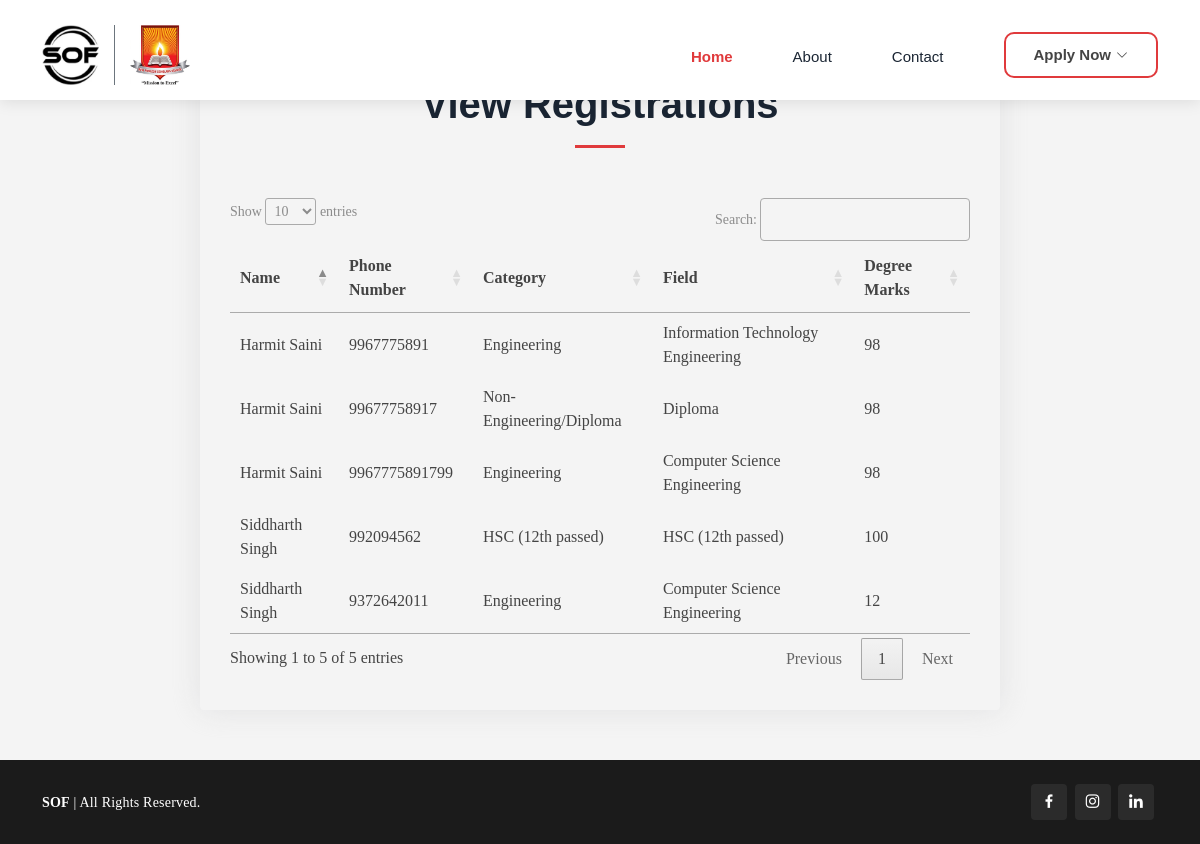
/pageview.php, run on an earlier commit of the app's database.
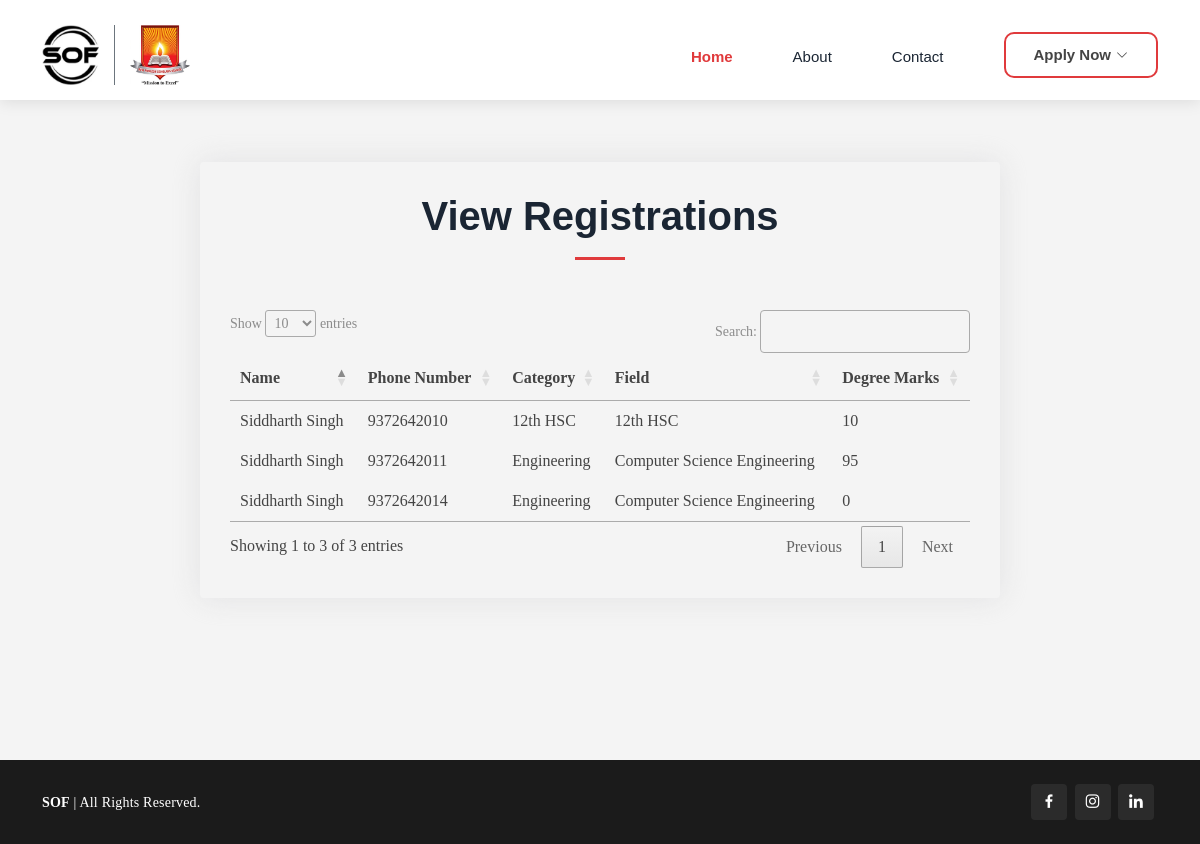
And on a later commit of the database.
### tables this page shows
CREATE TABLE `students` (
  `id` int(11) NOT NULL,
  `first_name` varchar(50) NOT NULL,
  `last_name` varchar(50) NOT NULL,
  `phone` bigint(15) NOT NULL,
  `email` varchar(500) NOT NULL,
  `college` varchar(250) NOT NULL,
  `category` varchar(100) NOT NULL,
  `field` varchar(300) NOT NULL,
  `tenth_marks` float NOT NULL,
  `twelfth_marks` float NOT NULL DEFAULT 0,
  `degree_marks` float NOT NULL DEFAULT 0,
  `year_of_passing` int(11) NOT NULL,
  `path` varchar(1000) NOT NULL,
  `dob` date NOT NULL,
  `attended` int(11) NOT NULL DEFAULT 0
);

### pageview.php (the view, shortened to what this page needs)
<?php include("./connect.php") ?>
<!DOCTYPE html>
<html lang="en">
  <head>
    <link
      href="https://api.fontshare.com/v2/css?f[]=poppins@900,500,400,300,800,700,600&f[]=hind@400,500&display=swap"
      rel="stylesheet"
    />
    <link href="assets/vendor/aos/aos.css" rel="stylesheet" />
    <link
      href="assets/vendor/bootstrap/css/bootstrap.min.css"
      rel="stylesheet"
    />
    <link
      href="assets/vendor/bootstrap-icons/bootstrap-icons.css"
      rel="stylesheet"
    />
    <link href="assets/vendor/boxicons/css/boxicons.min.css" rel="stylesheet" />
    <link
      href="assets/vendor/glightbox/css/glightbox.min.css"
      rel="stylesheet"
    />
    <link href="https://cdn.datatables.net/1.13.6/css/jquery.dataTables.min.css" rel="stylesheet"/>
    <link href="assets/vendor/remixicon/remixicon.css" rel="stylesheet" />
    <link href="assets/vendor/swiper/swiper-bundle.min.css" rel="stylesheet" />
    <link href="assets/css/style.css" rel="stylesheet" />
  </head>
  <body>
   <header id="header" class="fixed-top d-flex align-items-center">
    <div class="container d-flex align-items-center">
      <div class="mylogo me-auto">
        <img src="assets/img/sof.jpeg" style="border-left: none;padding-left: 0;" class="apsitlogo" alt="" srcset="">
        <img src="assets/img/nhss.jpeg" class="apsitlogo" alt="" srcset="">
      </div>
      <nav id="navbar" class="navbar order-last order-lg-0">
        <ul>
          <li><a class="nav-link scrollto active hover-underline-animation" href="/index.php#videohero">Home</a></li>
          <li><a class="nav-link scrollto hover-underline-animation" href="/index.php#about">About</a></li>
          <li><a class="nav-link scrollto hover-underline-animation" href="/index.php#contact">Contact</a></li>
          <li class="dropdown" style="cursor:pointer"><a id="myherobutton"><span>Apply Now</span> <i class="bi bi-chevron-down"></i></a>
          </li>
        </ul>
      </nav>
    </div>
  </header>
    <div class="progress-header">
      <div class="progress-container">
      </div>
    </div>
    <main id="main">
      <section class="contact" style="min-height: 95vh; position: relative">
        <div
          style="
            position: absolute;
            left: 50%;
            top: 50%;
            transform: translate(-50%, -50%);
          "
          class="col-lg-8 col-sm-8 col-xs-8 resultbox container aos-init aos-animate php-email-form"
        >
          <div class="section-title">
            <h2>View Registrations</h2>
          </div>
            <?php
                $query = "select * from students";
                $result = mysqli_query($conn, $query);
            ?>
            <table id="tableUser">
                <thead>
                <tr>
                    <th scope="col">Name</th>
                    <th scope="col">Phone Number</th>
                    <th scope="col">Category</th>
                    <th scope="col">Field</th>
                    <th scope="col">Degree Marks</th>
                </tr>
                </thead>
                <tbody>
                <?php while($res=$result->fetch_assoc()){
                    echo "<tr>
                        <td>". $res['first_name']. " " .$res['last_name'] ."</td>
                        <td>". $res['phone']."</td>
                        <td>". $res['category'] ."</td>
                        <td>". $res['field'] ."</td>
                        <td>". $res['degree_marks'] ."</td>
                    </tr>";
                }
                ?>
                </tbody>
            </table>
        </div>
      </section>
    </main>
    <footer id="footer">
<div class="container d-md-flex py-4" style="align-items: center;">
  <div class="me-md-auto text-center text-md-start" style="letter-spacing: 0.2px;">
    <div class="copyright">
      <strong>SOF</strong> | All Rights Reserved.
    </div>
  </div>
  <div class="social-links text-center text-md-end pt-3 pt-md-0">
    <a href="https://www.facebook.com/profile.php?id=100081828978440&mibextid=ZbWKwL" class="facebook"><i class="bx bxl-facebook"></i></a>
    <a href="https://instagram.com/ishrae_thane_chapter?igshid=MzRlODBiNWFlZA==" class="instagram"><i class="bx bxl-instagram"></i></a>
    <a href="https://www.linkedin.com/company/ishrae-thane-chapter/" class="linkedin"><i class="bx bxl-linkedin"></i></a>
  </div>
</div>
</footer>
  </body>
</html>

### assets/css/style.css (style rules this page uses)
body { font-family: 'Poppins'; background-color: #f4f4f4; color: #444444; }
a { color: #e03a3c; text-decoration: none; }
h1, h2, h3, h4, h5, h6 { font-family: "poppins", sans-serif; }
#header { background: #fff; transition: all 0.5s; z-index: 997; padding: 25px 0 15px 0; box-shadow: 0px 2px 15px rgba(0, 0, 0, 0.1); }
.navbar { padding: 0; }
.navbar ul { margin: 0; padding: 0; display: flex; list-style: none; align-items: center; }
.navbar li { position: relative; }
.navbar a, .navbar a:focus { display: flex; align-items: center; justify-content: space-between; padding: 10px 0 5px 0px; font-family: "poppins", sans-serif; font-size: 15px; font-weight: 400; color: #1a2533; white-space: nowrap; transition: 0.3s; margin-left: 60px; }
.navbar a i, .navbar a:focus i { font-size: 12px; line-height: 0; margin-left: 5px; }
.navbar a:hover, .navbar .active, .navbar .active:focus, .navbar li:hover>a { color: #e03a3c; font-weight: 600; }
section { padding: 60px 0; overflow: hidden; position: relative; }
.section-title { text-align: center; padding-bottom: 30px; position: relative; }
.section-title h2 { font-size: 32px; font-weight: bold; text-transform: uppercase; margin-bottom: 20px; padding-bottom: 20px; position: relative; }
.section-title h2::after { content: ""; position: absolute; display: block; width: 50px; height: 3px; background: #e03a3c; bottom: 0; left: calc(50% - 25px); }
.contact .php-email-form { box-shadow: 0 0 30px rgba(214, 215, 216, 0.6); padding: 30px; border-radius: 4px; }
#footer { color: #fff; font-size: 14px; background: #1b1b1b; }
#footer .social-links a { font-size: 18px; display: inline-block; background: #2b2b2b; color: #fff; line-height: 1; padding: 8px 0; margin-right: 4px; border-radius: 4px; text-align: center; width: 36px; height: 36px; transition: 0.3s; }
.hover-underline-animation { display: inline-block; position: relative; color: #e03a3c; }
.hover-underline-animation::after { content: ''; position: absolute; width: 100%; transform: scaleX(0); height: 2px; bottom: 0; left: 0; background-color: #e03a3c; transform-origin: bottom right; transition: transform 0.25s ease-out; }
.mylogo { display: flex; align-items: center; cursor: pointer; }
.apsitlogo { height: 60px; padding: 0 15px 0 15px; border-left: 1px solid #6c757d; transition: all 0.5s; }
.contact h2 { font-size: 40px; font-family: "poppins",sans-serif; text-transform: none; color:#1a2533; }
.progress-header { position: fixed; top: 0; width: 100%; z-index: 1000; }
.progress-container { background-color: rgba(150, 150, 150, 0); height: 7px; width: 100%; }
#myherobutton { font-weight: 600; padding: 10px 28px; border: 2px solid #e03a3c; transition: 0.3s; border-radius: 10px; }
.resultbox { box-shadow: 0 4px 16px rgba(0, 0, 0, 0.1); }

What changed in the data, as far as the page shows it:
removed students: first_name "Siddharth", last_name "Singh", phone "992094562", category "HSC (12th passed)", field "HSC (12th passed)", degree_marks "100"
removed students: first_name "Harmit", last_name "Saini", phone "9967775891", category "Engineering", field "Information Technology Engineering", degree_marks "98"
removed students: first_name "Harmit", last_name "Saini", phone "99677758917", category "Non-Engineering/Diploma", field "Diploma", degree_marks "98"
removed students: first_name "Harmit", last_name "Saini", phone "9967775891799", category "Engineering", field "Computer Science Engineering", degree_marks "98"
added students: first_name "Siddharth", last_name "Singh", phone "9372642010", category "12th HSC", field "12th HSC", degree_marks "10"
changed students id 9372642011: degree_marks "12" → "95"
added students: first_name "Siddharth", last_name "Singh", phone "9372642014", category "Engineering", field "Computer Science Engineering", degree_marks "0"
Also different on the page:
text written by a page script: "Show entries Search: Showing 1 to 5 of 5 entries Previous 1 Next" → "Show entries Search: Showing 1 to 3 of 3 entries Previous 1 Next"
